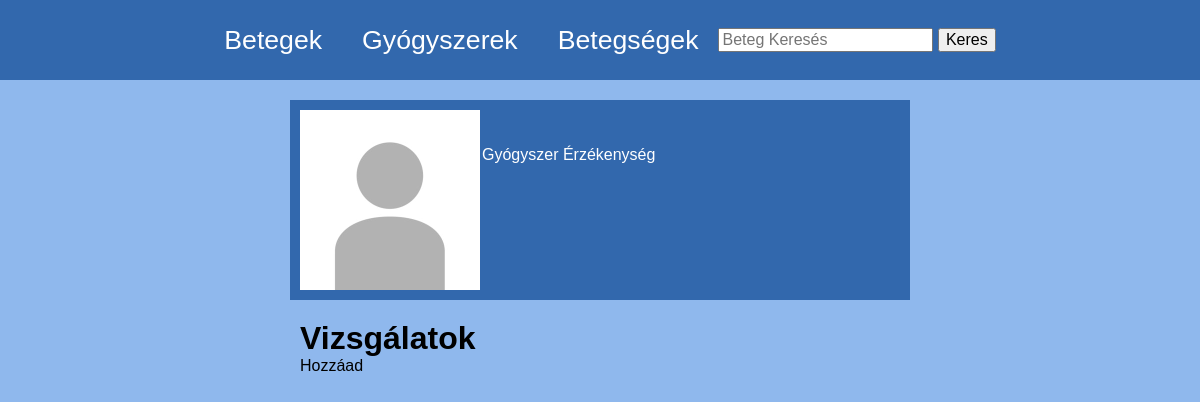
Page /beteg/696969 on the earlier database version.
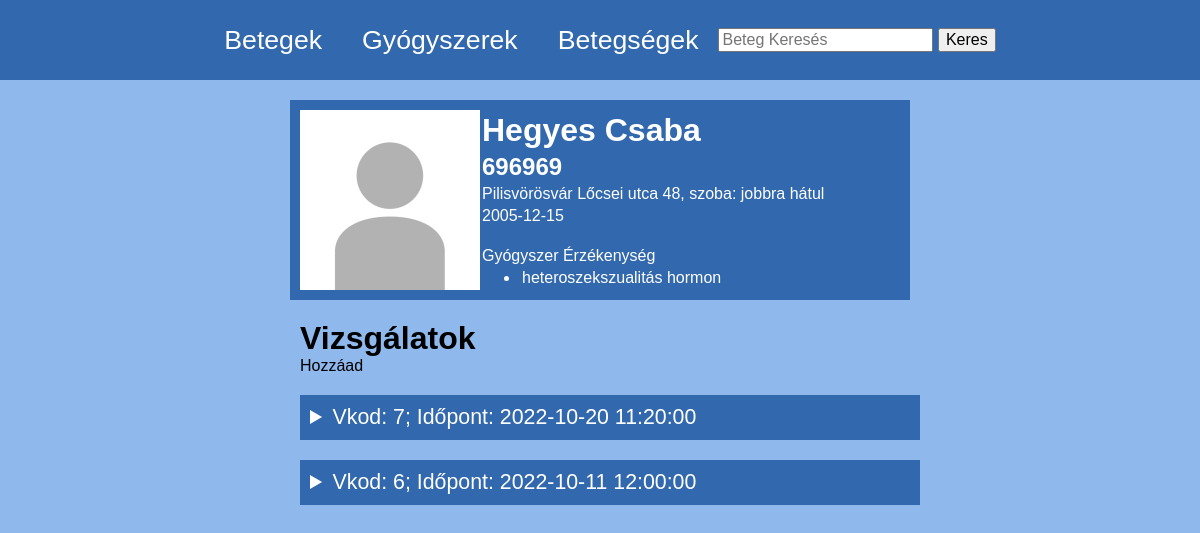
Same page on the later database version.
### server.py (models this page shows, shortened)
class Beteg(db.Model):
    TAJ = db.Column(db.Integer, primary_key=True, unique=True, autoincrement=True)
    nev = db.Column(db.String(30))
    lakcim = db.Column(db.String(255))
    szuletes = db.Column(db.Date)
    vizsgalatok = db.relationship("Vizsgalat", backref="beteg", order_by="desc(Vizsgalat.datum)")
    erzekenysegek = db.relationship("Erzekeny", backref="beteg")
    felirasok = db.relationship("Felir", backref="beteg")
    diagnosztizalasok = db.relationship("Diagnosztizal", backref="beteg")

class Gyogyszer(db.Model):
    id = db.Column(db.Integer, primary_key=True)
    gyogyszer_neve = db.Column(db.String)
    erzekenysegek = db.relationship("Erzekeny", backref="gyogyszer")
    felirasok = db.relationship("Felir", backref="gyogyszer")

class Vizsgalat(db.Model):
    vkod = db.Column(db.Integer, primary_key=True)
    TAJ = db.Column(db.Integer, db.ForeignKey("beteg.TAJ"))
    datum = db.Column(db.DateTime)
    felirasok = db.relationship("Felir", backref="vizsgalat")
    diagnosztizalasok = db.relationship("Diagnosztizal", backref="vizsgalat")

### server.py (the view)
@app.route('/beteg/<taj>')
def beteg(taj):
    dtNow = time.time()
    beteg = Beteg.query.filter(Beteg.TAJ == taj).first()
    vizsgalatokq = Vizsgalat.query.filter(Vizsgalat.TAJ == taj).order_by(desc(Vizsgalat.datum)).all()
    betegsegek = Betegseg.query.all()
    gyogyszerek = Gyogyszer.query.all()
    return render_template('beteg.html',dtNow=dtNow, Betegseg=Betegseg, Gyogyszer=Gyogyszer, beteg=beteg,gyogyszerek=gyogyszerek, betegsegek=betegsegek, vizsgalatokq=vizsgalatokq, Diagnosztizal=Diagnosztizal, Felir=Felir)

### server.py (called while the page is built)
@app.before_request
def showIp():
    print(request.headers.get('X-FORWARDED-FOR'))

@app.before_request
def fixAdmin():
    if request.path == "/admin":
        return redirect(f"{request.url_root}admin/")

@app.context_processor
def handle_context():
    return dict(session=session, db=db, datetime=datetime, reversed=reversed)

### templates/beteg.html (shortened to what this page needs)
<!DOCTYPE html>
<html lang="en">
<head>
    <link rel="stylesheet" href="../static/style.css">
</head>
<body>
    {%include 'navbar.html'%}
    <div class="betegCard">
        <div class="flexrow">
            <img src="../static/pfp.jpg" alt="pfp">
            <div class="flexcol">
                <h1>{{beteg.nev}}</h1>
                <h2>{{beteg.TAJ}}</h2>
                <p>{{beteg.lakcim}}</p>
                <p>{{beteg.szuletes}}</p>
                <br>
                <p>Gyógyszer Érzékenység</p>
                <ul>
                    {%for erzekenyseg in beteg.erzekenysegek%}
                    <li><p>{{Gyogyszer.query.filter(Gyogyszer.id == erzekenyseg.gyogyszer_id).first().gyogyszer_neve}}</p></li>
                    {%endfor%}
                </ul>
            </div>
        </div>
    </div>
    <div class="betegContainer">
        <h1 >Vizsgálatok</h1>
        <p class="text-button" onclick="openDialog('vizsgalat')">Hozzáad</p>
        {%for vizsgalat in beteg.vizsgalatok%}
        {%if dtNow < vizsgalat.datum.timestamp()%}
        <details>
            <summary>Vkod: {{vizsgalat.vkod}}; Időpont: {{vizsgalat.datum}}</summary>
        {%else%}
        <details style="background-color: gray;">
            <summary style="text-decoration: line-through rgba(255,255,255,0.6);">Vkod: {{vizsgalat.vkod}}; Időpont: {{vizsgalat.datum}}</summary>
        {%endif%}
            {%set diagnosztizaciok = Diagnosztizal.query.filter(Diagnosztizal.vkod == vizsgalat.vkod).all()%}
            {%set felirasok = Felir.query.filter(Felir.vkod == vizsgalat.vkod).all()%}
        </details>
        {%endfor%}
    </div>
</body>
</html>

Differences in the rows shown:
added Beteg: nev "Hegyes Csaba", TAJ "696969", lakcim "Pilisvörösvár Lőcsei utca 48, szoba: jobbra hátul", szuletes "2005-12-15"
added Gyogyszer: query.filter "heteroszekszualitás hormon"
added Vizsgalat: vkod "7", datum "2022-10-20 11:20:00"
added Vizsgalat: vkod "6", datum "2022-10-11 12:00:00"
